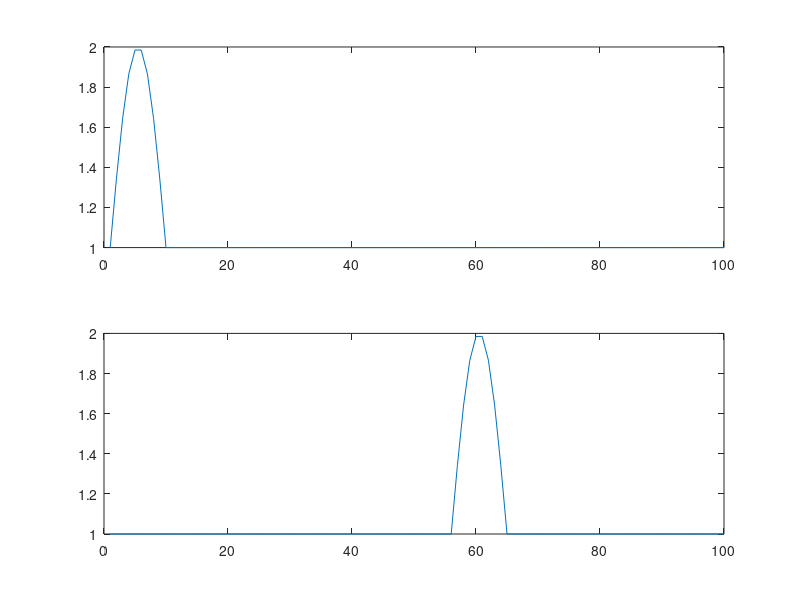
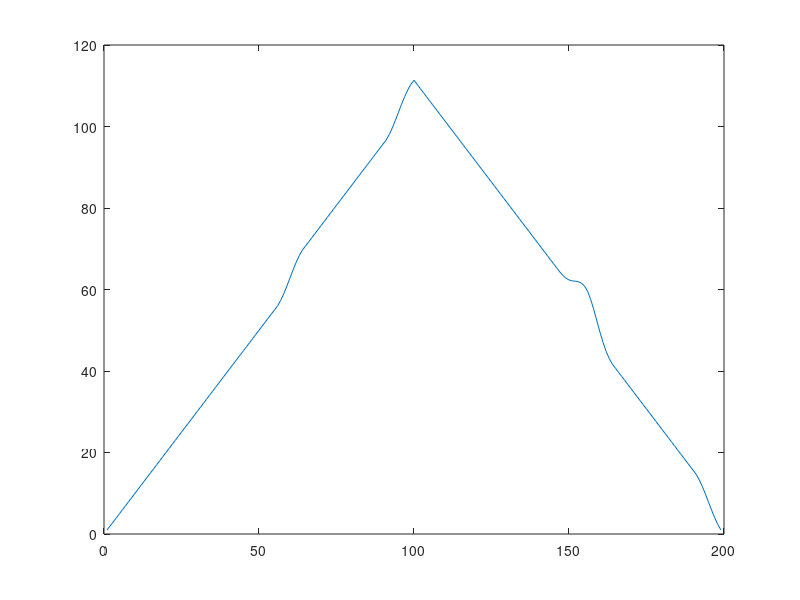
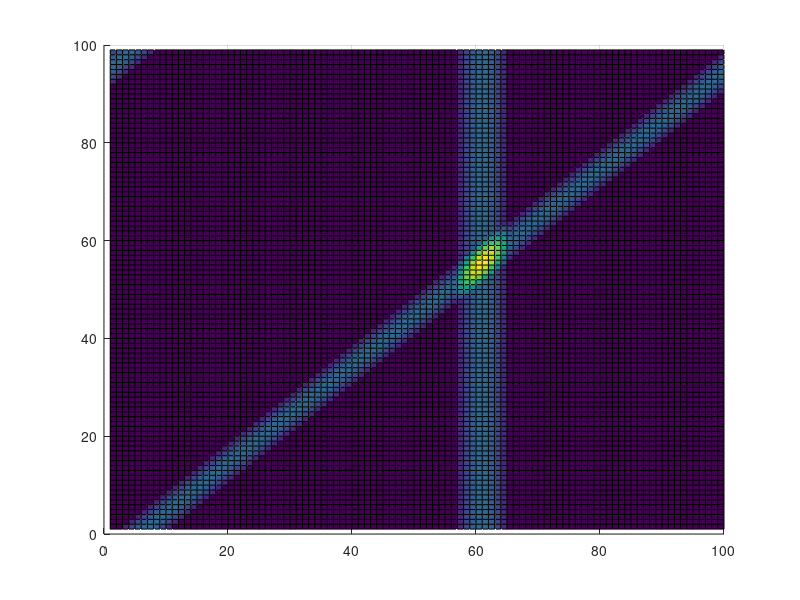

MATLAB code for these plots, in order:
%% test the correlation
clear;
close all;
clc;

steps = 100;

a = ones(1,steps);
b = a;

a(1:10)=sin(0:pi/9:pi)+1;

b(56:65)=sin(0:pi/9:pi)+1;

figure
    subplot(211)
        plot(a)
    subplot(212)
        plot(b)
        
[corr,lags] = xcorr(b,a);
figure
    plot(corr)

%figure
%    stem(lags,corr)
    
%zerorow = zeros(1,3*size(a,2));
%a_pad = zerorow;
%a_pad(101:200) = a;
%b_pad = zerorow;
%b_pad(101:200) = b;

%figure
%    subplot(211)
%        plot(a_pad)
%    subplot(212)
%        plot(b_pad)

for i=1:steps-1
    shift_a=circshift(a,[0 i]);
    tmp = shift_a .* b;
    max(max(tmp))
    result(i,:)=tmp;
end

figure
    surface(result)
    grid on
    axis([ 0 100 0 100 0 4])
    view(0,90)